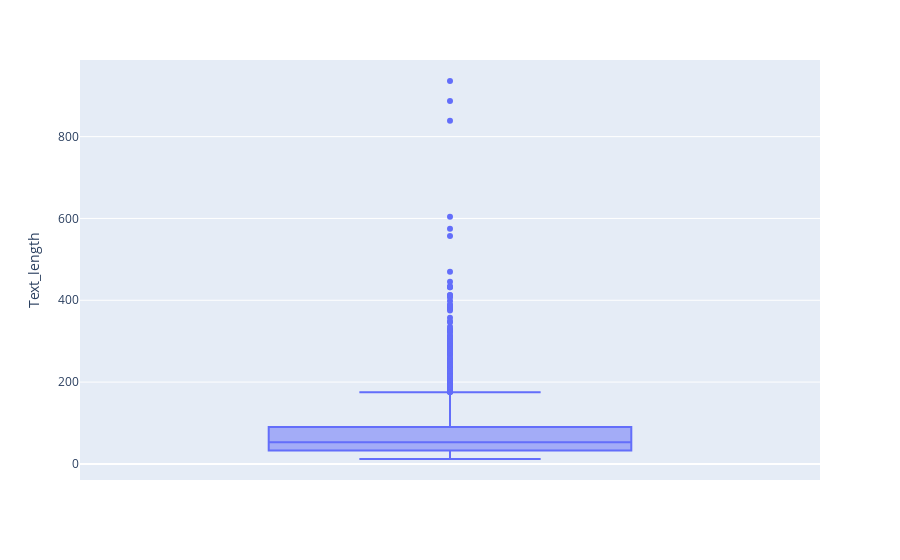

This figure's notebook cell:
### Code cell
px.box(final,y='Text_length')

### Figure 1 — Plotly figure (JSON) as saved in the notebook; plotly's stock layout.template omitted (floating-point values rounded to 4 significant figures; data arrays with more than 128 entries replaced by an {"elided": "..."} marker saying what was removed)
{"data": [{"alignmentgroup": "True", "hovertemplate": "Text_length=%{y}<extra></extra>", "legendgroup": "", "marker": {"color": "#636efa"}, "name": "", "notched": false, "offsetgroup": "", "orientation": "v", "showlegend": false, "type": "box", "x0": " ", "xaxis": "x", "y": {"elided": "2000 int values"}, "y0": " ", "yaxis": "y"}], "layout": {"boxmode": "group", "legend": {"tracegroupgap": 0}, "margin": {"t": 60}, "xaxis": {"anchor": "y", "domain": [0, 1]}, "yaxis": {"anchor": "x", "domain": [0, 1], "title": {"text": "Text_length"}}}}
